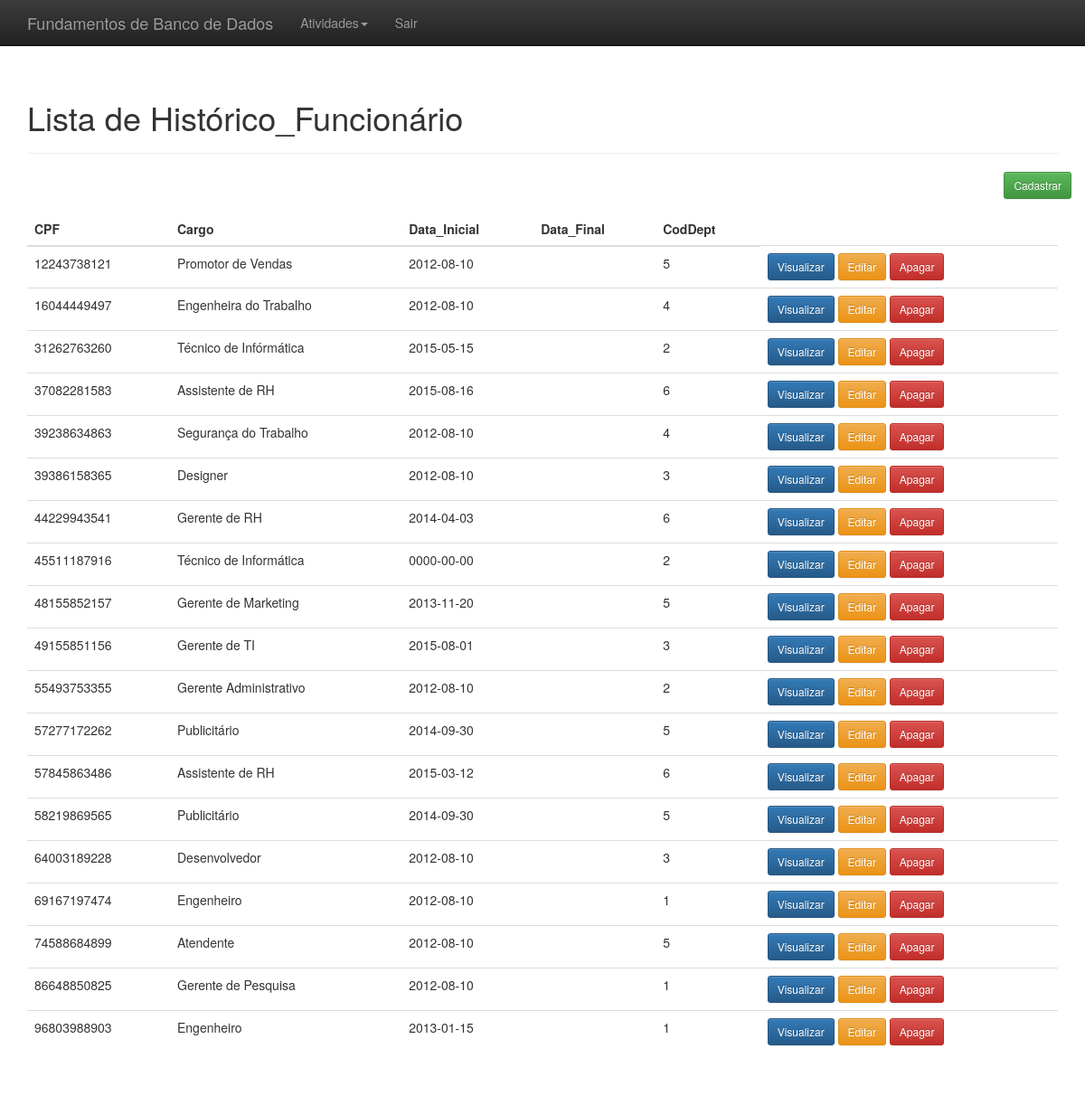
Screenshot of /index.php?link=26 with the database file from the repository.
### tables this page shows
CREATE TABLE Historico_Funcionario(
	CPF CHAR(11) ,
    Cargo VARCHAR(100),
    DataInicial DATE,
    DataFinal DATE,
    CodDept INT
    );

### listar_historicofuncionario.php (the view, shortened to what this page needs)
<?php
    include "conexao.php";
	$resultado=mysqli_query($conectar,"SELECT * FROM historico_funcionario ORDER BY CPF");
?>
<div class="container theme-showcase" role="main">
  <div class="page-header">
	<h1>Lista de Histórico_Funcionário</h1>
  </div>
  <div class="row espaco">
	<div class="pull-right">
		<a href="index.php?link=3"<button type='button' class='btn btn-sm btn-success'>Cadastrar</button></a>
	</div>
  </div>
  <div class="row">
	<div class="col-md-12">
	  <table class="table">
		<thead>
		  <tr>
			<th>CPF</th>
			<th>Cargo</th>
			<th>Data_Inicial</th>
			<th>Data_Final</th>
            <th>CodDept</th>
		  </tr>
		</thead>
		<tbody>
			<?php
				while($linhas = mysqli_fetch_array($resultado)){
					echo "<tr>";
						echo "<td>".$linhas['CPF']."</td>";
						echo "<td>".$linhas['Cargo']."</td>";
						echo "<td>".$linhas['DataInicial']."</td>";
						echo "<td>".$linhas['DataFinal']."</td>";
                        echo "<td>".$linhas['CodDept']."</td>";
						?>
						<td>
						<a href='index.php?link=5&id=<?php echo $linhas['id']; ?>'><button type='button' class='btn btn-sm btn-primary'>Visualizar</button></a>
						<a href='index.php?link=28&CPF=<?php echo $linhas['CPF']; ?>'><button type='button' class='btn btn-sm btn-warning'>Editar</button></a>
						<a href='processa/proc_apagar_historicofuncionario.php?CPF=<?php echo $linhas['CPF']; ?>'><button type='button' class='btn btn-sm btn-danger'>Apagar</button></a>
						<?php
					echo "</tr>";
				}
			?>
		</tbody>
	  </table>
	</div>
  </div>
</div>

### css/theme.css (style rules this page uses)
body { padding-top: 70px; padding-bottom: 30px; }
.espaco { margin-bottom:15px; }

### rows the page displays
historico_funcionario: CPF "12243738121", Cargo "Promotor de Vendas", DataInicial "2012-08-10", CodDept "5"
historico_funcionario: CPF "16044449497", Cargo "Engenheira do Trabalho", DataInicial "2012-08-10", CodDept "4"
historico_funcionario: CPF "31262763260", Cargo "Técnico de Infórmática", DataInicial "2015-05-15", CodDept "2"
historico_funcionario: CPF "37082281583", Cargo "Assistente de RH", DataInicial "2015-08-16", CodDept "6"
historico_funcionario: CPF "39238634863", Cargo "Segurança do Trabalho", DataInicial "2012-08-10", CodDept "4"
historico_funcionario: CPF "39386158365", Cargo "Designer", DataInicial "2012-08-10", CodDept "3"
historico_funcionario: CPF "44229943541", Cargo "Gerente de RH", DataInicial "2014-04-03", CodDept "6"
historico_funcionario: CPF "45511187916", Cargo "Técnico de Informática", DataInicial "0000-00-00", CodDept "2"
historico_funcionario: CPF "48155852157", Cargo "Gerente de Marketing", DataInicial "2013-11-20", CodDept "5"
historico_funcionario: CPF "49155851156", Cargo "Gerente de TI", DataInicial "2015-08-01", CodDept "3"
historico_funcionario: CPF "55493753355", Cargo "Gerente Administrativo", DataInicial "2012-08-10", CodDept "2"
historico_funcionario: CPF "57277172262", Cargo "Publicitário", DataInicial "2014-09-30", CodDept "5"
historico_funcionario: CPF "57845863486", Cargo "Assistente de RH", DataInicial "2015-03-12", CodDept "6"
historico_funcionario: CPF "58219869565", Cargo "Publicitário", DataInicial "2014-09-30", CodDept "5"
historico_funcionario: CPF "64003189228", Cargo "Desenvolvedor", DataInicial "2012-08-10", CodDept "3"
historico_funcionario: CPF "69167197474", Cargo "Engenheiro", DataInicial "2012-08-10", CodDept "1"
historico_funcionario: CPF "74588684899", Cargo "Atendente", DataInicial "2012-08-10", CodDept "5"
historico_funcionario: CPF "86648850825", Cargo "Gerente de Pesquisa", DataInicial "2012-08-10", CodDept "1"
historico_funcionario: CPF "96803988903", Cargo "Engenheiro", DataInicial "2013-01-15", CodDept "1"
